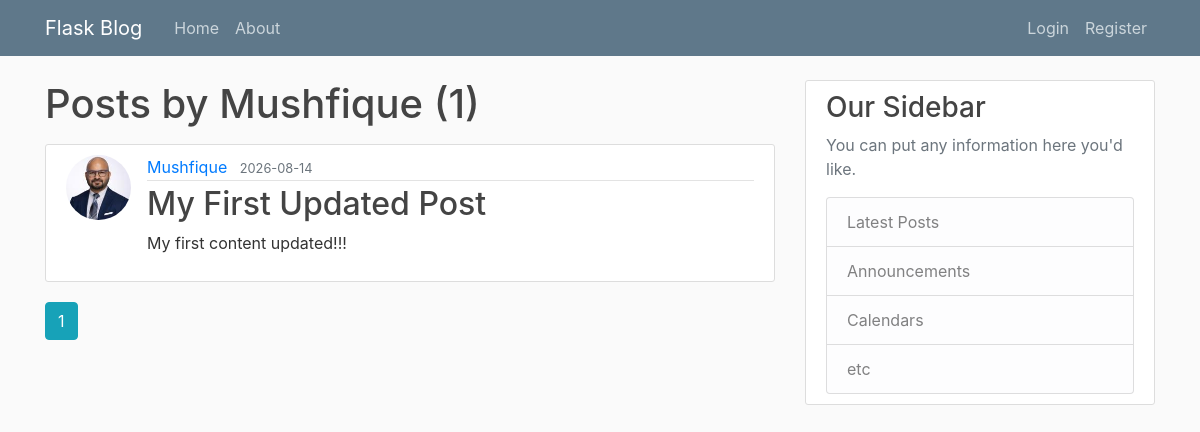
The app's page /user/Mushfique, older data.
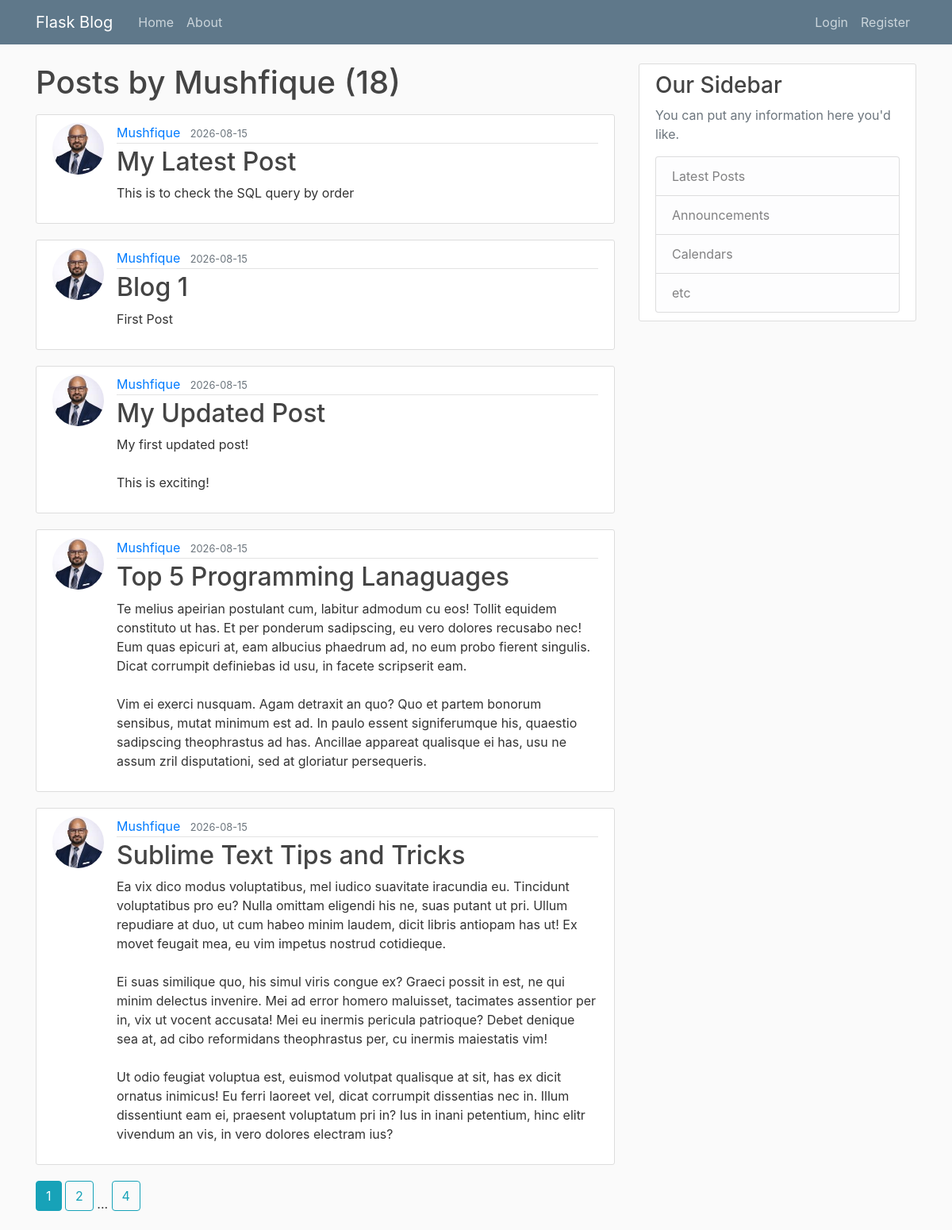
The same page, newer data.
### flask_app/models.py (models this page shows, shortened)
class Post(db.Model):
    id = db.Column(db.Integer, primary_key=True)
    title = db.Column(db.String(100), nullable=False)
    date_posted = db.Column(db.DateTime, nullable=False, default=datetime.now(timezone.utc))
    content = db.Column(db.Text, nullable=False)
    user_id = db.Column(db.Integer, db.ForeignKey('user.id'), nullable=False)

class User(db.Model, UserMixin):
    id = db.Column(db.Integer, primary_key=True)
    username = db.Column(db.String(20), unique=True, nullable=False)
    email = db.Column(db.String(120), unique=True, nullable=False)
    image_file = db.Column(db.String(20), nullable=False, default='default.jpg')
    password = db.Column(db.String(60), nullable=False)
    posts = db.relationship('Post', backref='author', lazy=True)

### flask_app/routes.py (the view)
@app.route("/user/<string:username>")
def user_posts(username):
    page = request.args.get('page', 1, type=int)
    user = User.query.filter_by(username=username).first_or_404()
    posts = Post.query.filter_by(author=user)\
        .order_by(Post.date_posted.desc())\
        .paginate(per_page=5, page=page)
    return render_template("user_posts.html", posts=posts, user=user)

### flask_app/templates/user_posts.html
{% extends "layout.html" %} {% block content %}
<h1 class="mb-3">Posts by {{ user.username }} ({{ posts.total }})</h1>
{% for post in posts.items %}
<article class="media content-section">
  <img
    class="rounded-circle article-img"
    src="{{ url_for('static', filename='profile_pics/' + post.author.image_file) }}"
  />
  <div class="media-body">
    <div class="article-metadata">
      <a
        class="mr-2"
        href="{{ url_for('user_posts', username=post.author.username) }}"
        >{{ post.author.username }}</a
      >
      <small class="text-muted"
        >{{ post.date_posted.strftime('%Y-%m-%d') }}</small
      >
    </div>
    <h2>
      <a class="article-title" href="{{ url_for('post', post_id=post.id) }}"
        >{{ post.title }}</a
      >
    </h2>
    <p class="article-content">{{ post.content }}</p>
  </div>
</article>
{% endfor %} {% for page_num in posts.iter_pages(left_edge=1, right_edge=1,
left_current=1, right_current=1) %} {% if page_num %} {% if page_num ==
posts.page %}
<a
  class="btn btn-info mb-4"
  href="{{ url_for('user_posts', username=user.username, page=page_num) }}"
  >{{ page_num }}</a
>
{% else %}
<a
  class="btn btn-outline-info mb-4"
  href="{{ url_for('user_posts', username=user.username, page=page_num) }}"
  >{{ page_num }}</a
>
{% endif %} {% else %} ... {% endif %} {% endfor %} {% endblock content %}

Row changes from the older to the newer data that the page shows:
no longer on this page (row unchanged): Post: image_file (picture), author.username "Mushfique", date_posted "2026-08-14", title "My First Updated Post", content "My first content updated!!!"
added Post: image_file (picture), author.username "Mushfique", date_posted "2026-08-15", title "My Latest Post", content "This is to check the SQL query by order"
added Post: image_file (picture), author.username "Mushfique", date_posted "2026-08-15", title "Blog 1", content "First Post"
added Post: image_file (picture), author.username "Mushfique", date_posted "2026-08-15", title "My Updated Post", content "My first updated post! This is exciting!"
added Post: image_file (picture), author.username "Mushfique", date_posted "2026-08-15", title "Top 5 Programming Lanaguages", content "Te melius apeirian postulant cum, labitur admodum cu eos! Tollit equidem constituto ut has. Et per ponderum sadipscing, eu vero dolores recusabo nec! Eum quas epicuri at, eam albucius phaedrum ad, no eum probo fierent singulis. Dicat corrumpit definiebas id usu, in facete scripserit eam. Vim ei exerci nusquam. Agam detraxit an quo? Quo et partem bonorum sensibus, mutat minimum est ad. In paulo essent signiferumque his, quaestio sadipscing theophrastus ad has. Ancillae appareat qualisque ei has, usu ne assum zril disputationi, sed at gloriatur persequeris."
added Post: image_file (picture), author.username "Mushfique", date_posted "2026-08-15", title "Sublime Text Tips and Tricks", content "Ea vix dico modus voluptatibus, mel iudico suavitate iracundia eu. Tincidunt voluptatibus pro eu? Nulla omittam eligendi his ne, suas putant ut pri. Ullum repudiare at duo, ut cum habeo minim laudem, dicit libris antiopam has ut! Ex movet feugait mea, eu vim impetus nostrud cotidieque. Ei suas similique quo, his simul viris congue ex? Graeci possit in est, ne qui minim delectus invenire. Mei ad error homero maluisset, tacimates assentior per in, vix ut vocent accusata! Mei eu inermis pericula patrioque? Debet denique sea at, ad cibo reformidans theophrastus per, cu inermis maiestatis vim! Ut odio feugiat voluptua est, euismod volutpat qualisque at sit, has ex dicit ornatus inimicus! Eu…"
Text that changed along with them:
{{ posts.total }}: "1" → "18"
new list line: "2"
new list line: "4"
